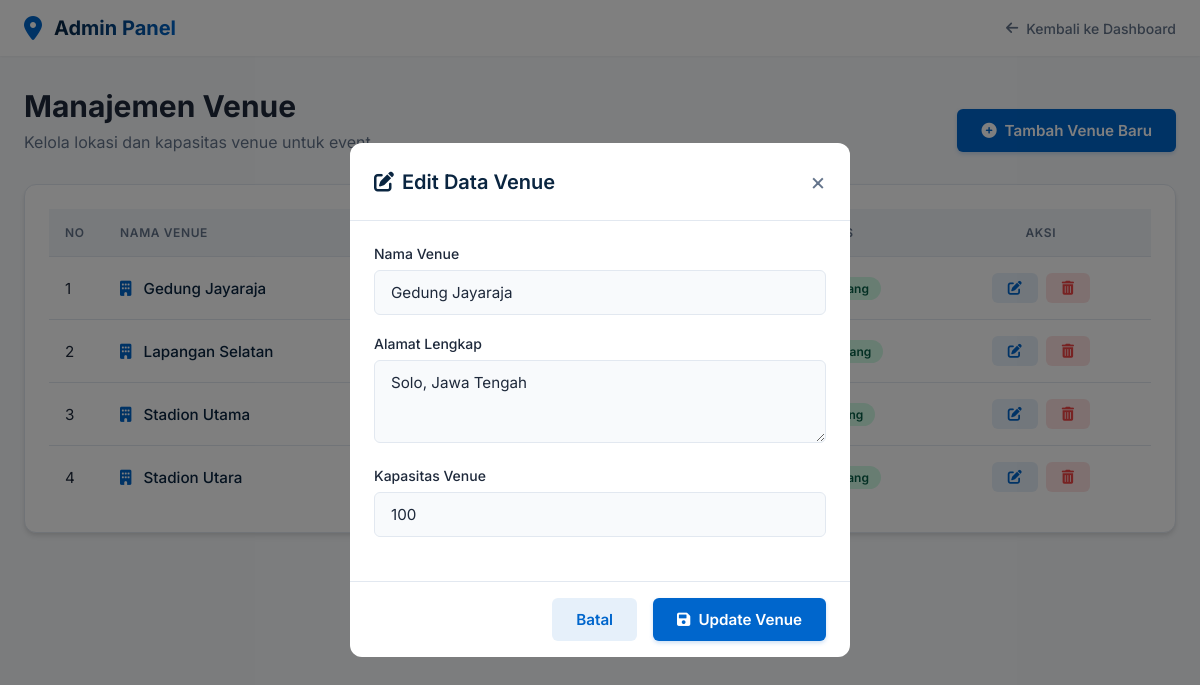
The page /admin/venue.php?edit=11 on the database its author committed.
### tables this page shows
CREATE TABLE `venue` (
  `id_venue` int(11) NOT NULL,
  `nama_venue` varchar(100) DEFAULT NULL,
  `alamat` text DEFAULT NULL,
  `kapasitas` int(11) DEFAULT NULL
);

### admin/venue.php (the view, shortened to what this page needs)
<?php
include '../config/koneksi.php';
$edit = null;
if (isset($_GET['edit'])) {
    $id = $_GET['edit'];
    $edit = mysqli_fetch_assoc(mysqli_query($conn, "SELECT * FROM venue WHERE id_venue=$id"));
}
$data = mysqli_query($conn, "SELECT * FROM venue ORDER BY nama_venue ASC");
?>
<!DOCTYPE html>
<html lang="id">
<head>
    <link rel="stylesheet" href="https://cdnjs.cloudflare.com/ajax/libs/font-awesome/6.0.0-beta3/css/all.min.css">
</head>
<body>
    <nav class="navbar">
        <div class="navbar-brand">
            <i class="fas fa-map-marker-alt"></i>
            <span>Admin Panel</span>
        </div>
        <div class="navbar-menu">
            <a href="dashboard.php"><i class="fas fa-arrow-left"></i> Kembali ke Dashboard</a>
        </div>
    </nav>
    <div class="container">
        <div class="page-header">
            <div>
                <h1 class="page-title">Manajemen Venue</h1>
                <p class="page-subtitle">Kelola lokasi dan kapasitas venue untuk event</p>
            </div>
            <button type="button" class="btn btn-primary" id="btnTambahVenue">
                <i class="fas fa-plus-circle"></i> Tambah Venue Baru
            </button>
        </div>
        <div class="card">
            <div class="table-responsive" style="padding: 1.5rem;">
                <table class="table">
                    <thead>
                        <tr>
                            <th width="5%">No</th>
                            <th width="25%">Nama Venue</th>
                            <th width="35%">Alamat</th>
                            <th width="15%">Kapasitas</th>
                            <th width="20%" style="text-align: center;">Aksi</th>
                        </tr>
                    </thead>
                    <tbody>
                        <?php
                        $no = 1;
                        if(mysqli_num_rows($data) > 0) {
                            while ($row = mysqli_fetch_assoc($data)) {
                        ?>
                        <tr>
                            <td><?= $no++ ?></td>
                            <td style="font-weight: 500; color: var(--navy);">
                                <i class="fas fa-building" style="color: var(--accent-blue); margin-right: 0.5rem;"></i>
                                <?= htmlspecialchars($row['nama_venue']) ?>
                            </td>
                            <td class="address-text">
                            </td>
                            <td>
                                <span class="badge badge-capacity">
                                    <i class="fas fa-users"></i> <?= number_format($row['kapasitas'], 0, ',', '.') ?> orang
                                </span>
                            </td>
                            <td>
                                <div class="action-cell">
                                    <a href="?edit=<?= $row['id_venue'] ?>" class="btn btn-edit" title="Edit Venue">
                                        <i class="fas fa-edit"></i>
                                    </a>
                                    <a href="?hapus=<?= $row['id_venue'] ?>" class="btn btn-danger" title="Hapus Venue"
                                       onclick="return confirm('Apakah Anda yakin ingin menghapus venue ini? Venue yang memiliki event tidak dapat dihapus.')">
                                        <i class="fas fa-trash-alt"></i>
                                    </a>
                                </div>
                            </td>
                        </tr>
                        <?php
                            }
                        } ?>
                    </tbody>
                </table>
            </div>
        </div>
    </div>
    <?php if ($edit): ?>
    <div id="modalEdit" class="modal show">
        <div class="modal-content">
            <div class="modal-header">
                <h3>
                    <i class="fas fa-edit"></i>
                    Edit Data Venue
                </h3>
                <a href="venue.php" class="modal-close" style="text-decoration: none;">&times;</a>
            </div>
            <form method="POST">
                <div class="modal-body">
                    <div class="form-group">
                        <label class="form-label" for="edit_nama_venue">Nama Venue</label>
                        <input type="text" id="edit_nama_venue" name="nama_venue" class="form-control"
                               value="<?= htmlspecialchars($edit['nama_venue']) ?>" required>
                    </div>
                    <div class="form-group">
                        <label class="form-label" for="edit_alamat">Alamat Lengkap</label>
                        <textarea id="edit_alamat" name="alamat" class="form-control"
                                  rows="3" required><?= htmlspecialchars($edit['alamat']) ?></textarea>
                    </div>
                    <div class="form-group">
                        <label class="form-label" for="edit_kapasitas">Kapasitas Venue</label>
                        <input type="number" id="edit_kapasitas" name="kapasitas" class="form-control"
                               value="<?= $edit['kapasitas'] ?>" required>
                    </div>
                </div>
                <div class="modal-footer">
                    <a href="venue.php" class="btn btn-secondary">Batal</a>
                    <button type="submit" name="update" class="btn btn-primary">
                        <i class="fas fa-save"></i> Update Venue
                    </button>
                </div>
            </form>
        </div>
    </div>
    <?php endif; ?>
</body>
</html>

### rows shown on the page
venue: nama_venue "Gedung Jayaraja", alamat "Solo, Jawa Tengah", kapasitas "100"
venue: nama_venue "Lapangan Selatan"
venue: nama_venue "Stadion Utama"
venue: nama_venue "Stadion Utara"
